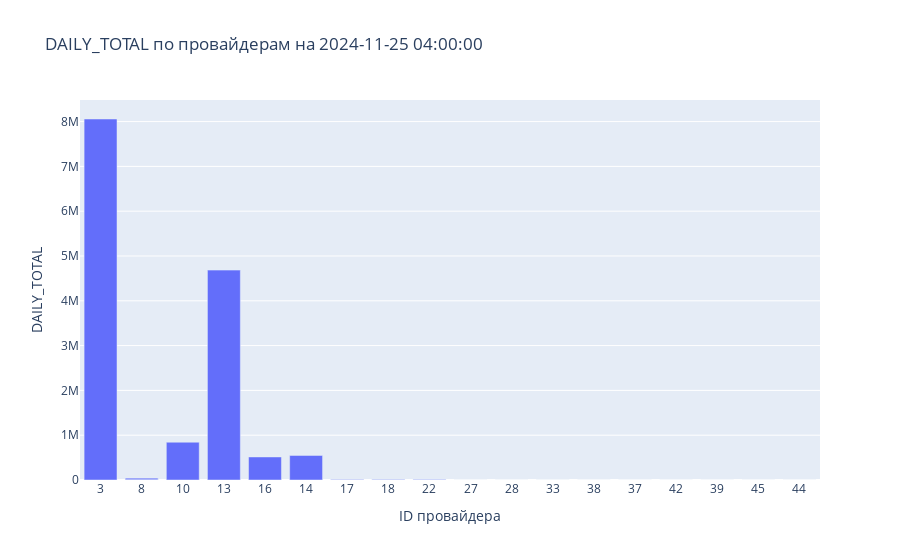

Notebook code for this chart:
### Code cell
# Указанный момент времени
selected_time = pd.to_datetime('2024-11-25 04:00:00')

# Отфильтровываем данные по выбранному времени
df_filtered = df[df['TIME'] == selected_time]

# Создаем график
fig = go.Figure()

# Добавляем столбцы на график для выбранного времени
fig.add_trace(go.Bar(
    x=df_filtered['ID'],  # ID провайдеров по оси X
    y=df_filtered['DAILY_TOTAL'],  # Значения DAILY_TOTAL по оси Y
))

# Обновляем настройки графика
fig.update_layout(
    title=f"DAILY_TOTAL по провайдерам на {selected_time}",
    xaxis=dict(
        title='ID провайдера',
        type='category',  # Чтобы ID провайдеров отображались как категории
    ),
    yaxis=dict(
        title='DAILY_TOTAL',
    ),
    barmode='group'  # Можно использовать для нескольких групп столбцов
)

# Отображаем график
fig.show()

### Figure 1 — Plotly figure (JSON) as saved in the notebook; plotly's stock layout.template omitted (floating-point values rounded to 4 significant figures)
{"data": [{"type": "bar", "x": [3, 8, 8, 10, 13, 16, 14, 17, 18, 22, 27, 28, 33, 38, 37, 42, 39, 45, 44], "y": [8058000.0, 22250.0, 22250.0, 843500.0, 4684000.0, 514600.0, 548500.0, 9812.0, 8532.0, 13490.0, 0, 0, 2590.0, 0, 0, 0, 0, 0, 0]}], "layout": {"autosize": true, "barmode": "group", "title": {"text": "DAILY_TOTAL по провайдерам на 2024-11-25 04:00:00"}, "xaxis": {"autorange": true, "range": [-0.5, 17.5], "title": {"text": "ID провайдера"}, "type": "category"}, "yaxis": {"autorange": true, "range": [0, 8482000.0], "title": {"text": "DAILY_TOTAL"}, "type": "linear"}}}
